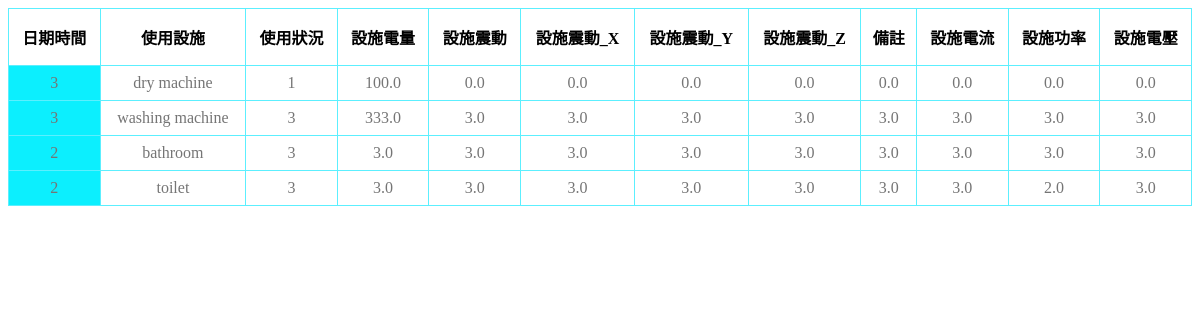
The app's page /dorm/info4/ with its own data.
### dorm/models.py (models this page shows, shortened)
class facilities_fourthfloor(models.Model):
	Date = models.CharField(max_length = 30)
	facilities_name = models.CharField(max_length = 20)
	facilities_useage = models.CharField(max_length = 10)
	battery = models.FloatField()
	Acce_X = models.FloatField()
	Acce_Y = models.FloatField()
	Acce_Z = models.FloatField()
	Acce = models.FloatField()
	Temp = models.FloatField()
	Current = models.FloatField()
	Voltage = models.FloatField()
	Power = models.FloatField()

### dorm/views.py (the view)
# urls.py: path('info4/', views.FacilitiesViewSet4.get, name='dorm'),
    def get(request):
        template_name = 'dorm.html'
        queryset = facilities_fourthfloor.objects.all()
        return render(request, template_name, {"context":queryset})

### dorm/templates/dorm.html (shortened to what this page needs)
<!DOCTYPE html>
<html lang="en">
<head>
    {% load static %}
    <link rel="stylesheet" href="{% static '/css/dorm.css' %}">
</head>
<body>
    {% load static %}
    <table>
        <thead>
            <tr>
                <th>日期時間</th>
                <th>使用設施</th>
                <th>使用狀況</th>
                <th>設施電量</th>
                <th>設施震動</th>
                <th>設施震動_X</th>
                <th>設施震動_Y</th>
                <th>設施震動_Z</th>
                <th>備註</th>
                <th>設施電流</th>
                <th>設施功率</th>
                <th>設施電壓</th>
            </tr>
        </thead>
        <tbody>
            {% for data in context%}
                <tr>
                    <td class='date'>{{ data.Date }}</td>
                    <td class='facilities name'>{{ data.facilities_name }}</td>
                    <td class='facilities useage'>{{ data.facilities_useage }}</td>
                    <td class='facilities battery'>{{ data.battery }}</td>
                    <td class='facilities Acce'>{{ data.Acce }}</td>
                    <td class='facilities Acce_X'>{{ data.Acce_X }}</td>
                    <td class='facilities Acce_Y'>{{ data.Acce_Y }}</td>
                    <td class='facilities Acce_Z'>{{ data.Acce_Z }}</td>
                    <td class='facilities Temp'>{{ data.Temp }}</td>
                    <td class='facilities Current'>{{ data.Current }}</td>
                    <td class='facilities Power'>{{ data.Power }}</td>
                    <td class='facilities Voltage'>{{ data.Voltage }}</td>
                </tr>
            {% endfor%}
        </tbody>
    </table>
</body>
</html>

### dorm/static/css/dorm.css (style rules this page uses)
table { border: 0; border-collapse: collapse; border-radius: 8px; width: 100%; }
th { border: solid 1px #5ceffe; padding: 16px 8px; }
td { border: solid 1px #5ceffe; text-align: center; padding: 8px; color: #757575; }
.date { background-color: #0ceffe; }

### records on screen
facilities_fourthfloor: Date "3", facilities_name "dry machine", facilities_useage "1", battery "100.0", Acce "0.0", Acce_X "0.0", Acce_Y "0.0", Acce_Z "0.0", Temp "0.0", Current "0.0", Power "0.0", Voltage "0.0"
facilities_fourthfloor: Date "3", facilities_name "washing machine", facilities_useage "3", battery "333.0", Acce "3.0", Acce_X "3.0", Acce_Y "3.0", Acce_Z "3.0", Temp "3.0", Current "3.0", Power "3.0", Voltage "3.0"
facilities_fourthfloor: Date "2", facilities_name "bathroom", facilities_useage "3", battery "3.0", Acce "3.0", Acce_X "3.0", Acce_Y "3.0", Acce_Z "3.0", Temp "3.0", Current "3.0", Power "3.0", Voltage "3.0"
facilities_fourthfloor: Date "2", facilities_name "toilet", facilities_useage "3", battery "3.0", Acce "3.0", Acce_X "3.0", Acce_Y "3.0", Acce_Z "3.0", Temp "3.0", Current "3.0", Power "2.0", Voltage "3.0"
